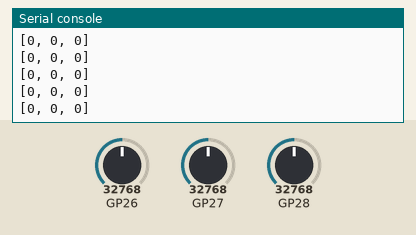
This program was run on a simulated Raspberry Pi Pico running MicroPython. On the bench: the last lines printed to the serial console. The test bench sets the inputs (shaded band); at power-on: GP26 = 32768, GP27 = 32768, GP28 = 32768 (analog values on the 0–65535 scale).

Above: at 1.2 s.
1.3 s: GP26 set to 0
At 1.56 s:
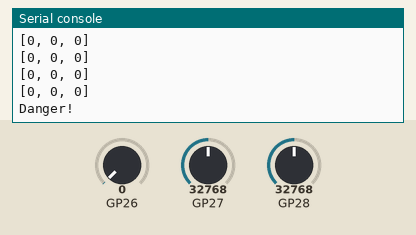
2.9 s: GP26 set to 7864
At 2.96 s:
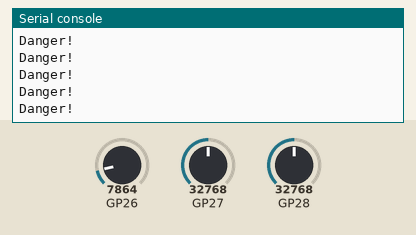
4.4 s: GP27 set to 7864
At 4.56 s:
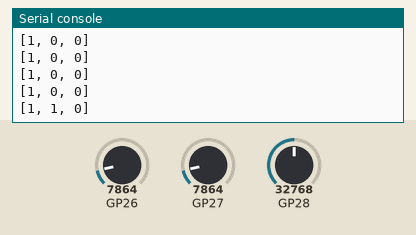
5.9 s: GP28 set to 7864
At 5.97 s:
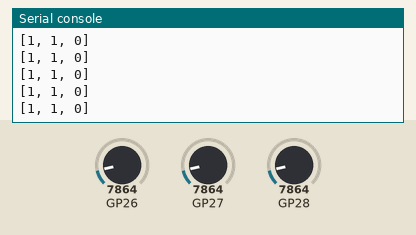
7.4 s: GP27 set to 19660
At 7.57 s:
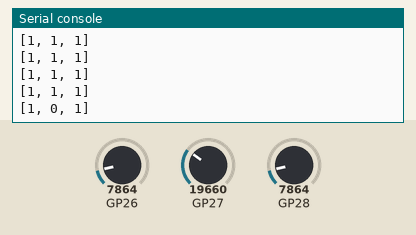

The program:

grayscale.py
```python
from machine import Pin, ADC

class Grayscale():

    def __init__(self, pin0=26, pin1=27, pin2=28):
        self.gs0 = ADC(Pin(pin0))
        self.gs1 = ADC(Pin(pin1))
        self.gs2 = ADC(Pin(pin2))
        self.edge_ref = 1000    # edge_reference
        self.line_ref = 10000 # line_reference

    def get_value(self):
        return [self.gs0.read_u16(), self.gs1.read_u16(), self.gs2.read_u16()]

    def is_on_edge(self):
        gs_list = self.get_value()
        return gs_list[2] <= self.edge_ref or gs_list[1] <= self.edge_ref or gs_list[0] <= self.edge_ref

    def get_line_status(self):
        gs_list = self.get_value()
        return [int(value < self.line_ref) for value in gs_list]

    def set_edge_reference(self, value):
        self.edge_ref = value

    def set_line_reference(self, value):
        self.line_ref = value

if __name__ == '__main__':
    import time

    # init
    gs = Grayscale(26, 27, 28)

    # config
    gs.set_edge_reference(800)
    gs.set_line_reference(12000)

    # detect
    while True:
        if gs.is_on_edge():
            print("Danger!")
        else:
            print(gs.get_line_status())
        time.sleep(0.2)
        
```

Measured:
- after the input at 1.3 s, the serial console: prints a new line after 0.10 s (image 1)
- after the input at 4.4 s, the serial console: prints a new line at once (image 3)
- after the input at 7.4 s, the serial console: prints a new line at once (image 5)
